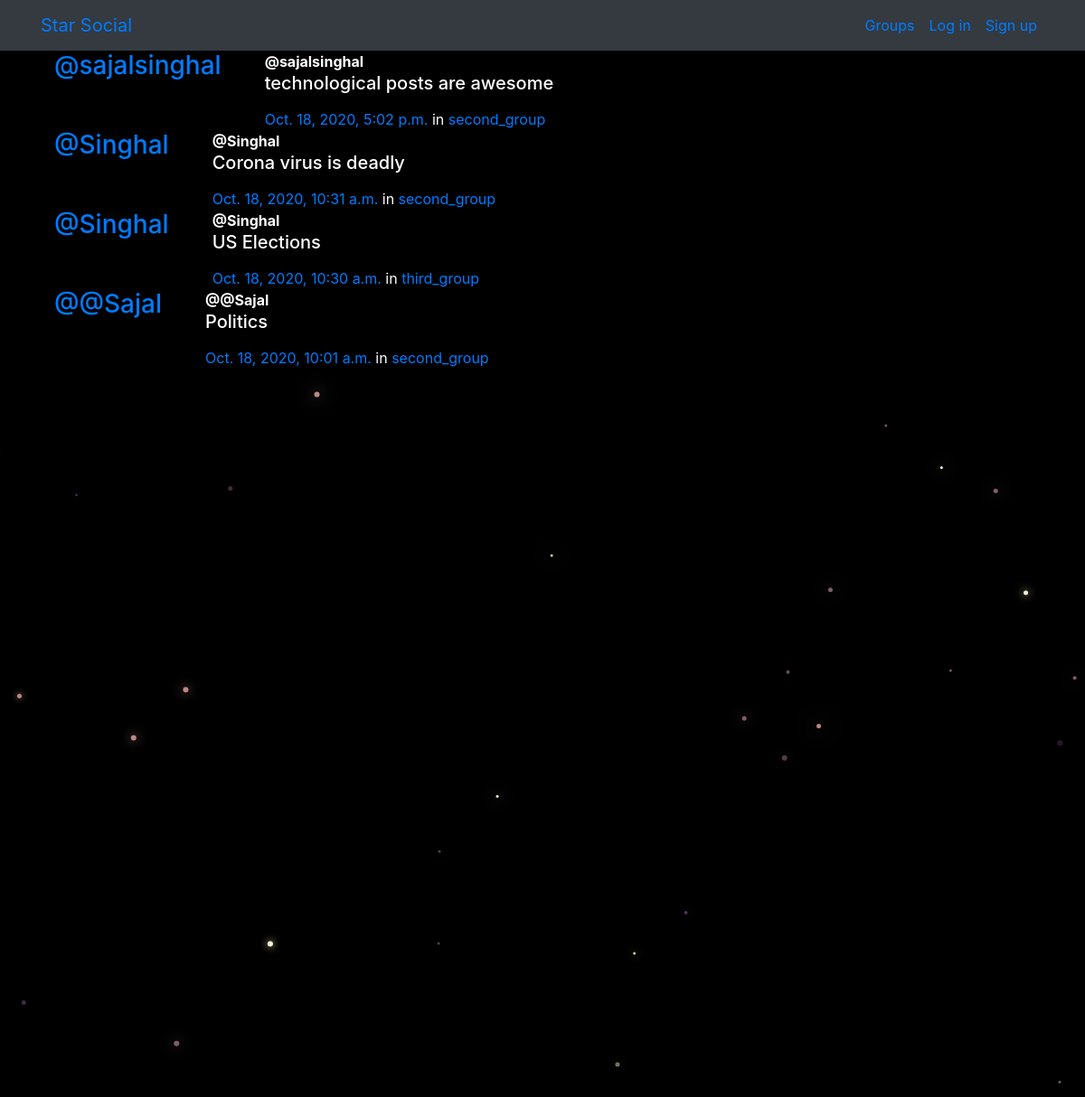
/posts/, run on the app's committed database.
### posts/models.py (models this page shows, shortened)
class Post(models.Model):
    user = models.ForeignKey(User, related_name="posts", on_delete=models.CASCADE)
    created_at = models.DateTimeField(auto_now=True)
    message = models.TextField()
    message_html = models.TextField(editable=False)
    group = models.ForeignKey(Group, related_name="posts", null=True, blank=True, on_delete=models.CASCADE)
    class Meta:
        ordering = ['-created_at']

### groups/models.py (models this page shows, shortened)
class Group(models.Model):
    name = models.CharField(max_length=255, unique=True)
    slug = models.SlugField(allow_unicode=True, unique=True)
    description = models.TextField(blank=True, default='')
    description_html = models.TextField(editable=False, default='', blank=True)
    members = models.ManyToManyField(User, through='GroupMember')
    class Meta:
        ordering = ['name']

### posts/views.py (the view)
# urls.py: path('', views.PostList.as_view(), name="all"),
class PostList(SelectRelatedMixin, generic.ListView):
    model = models.Post
    select_related = ('user', 'group')

### posts/templates/posts/post_list.html (shortened to what this page needs)
{% extends "posts/post_base.html" %}
  {% block post_content %}
    <div class="col-md-8">
      {% for post in post_list %}
        {% include 'posts/_post.html' %}
      {% endfor %}
    </div>
  {% endblock %}

### posts/templates/posts/_post.html (shortened to what this page needs)
<div class="media">
  <h3 class="mr-5">
    <a href="{% url 'posts:for_user' username=post.user.username %}">@{{post.user.username}}</a>
  </h3>
  <div class="media-body">
    <strong>@{{post.user.username}}</strong>
    <h5>{{post.message_html|safe}}</h5>
    <time class="time">
      <a href="{% url 'posts:single' username=post.user.username pk=post.pk %}">{{post.created_at}}</a>
    </time>
    {% if post.group %}
    <span class="group-name">in
      <a href="#">{{post.group.name}}</a>
    </span>
    {% endif %}
  </div>
</div>

### static/simplesocial/css/master.css (style rules this page uses)
body { margin: 0; overflow: hidden; background-color: black; color:white; }

### data on the page
Post: user.username "sajalsinghal", message_html "technological posts are awesome", created_at "Oct. 18, 2020, 5:02 p.m.", group.name "second_group"
Post: user.username "Singhal", message_html "Corona virus is deadly", created_at "Oct. 18, 2020, 10:31 a.m.", group.name "second_group"
Post: user.username "Singhal", message_html "US Elections", created_at "Oct. 18, 2020, 10:30 a.m.", group.name "third_group"
Post: user.username "@Sajal", message_html "Politics", created_at "Oct. 18, 2020, 10:01 a.m.", group.name "second_group"
